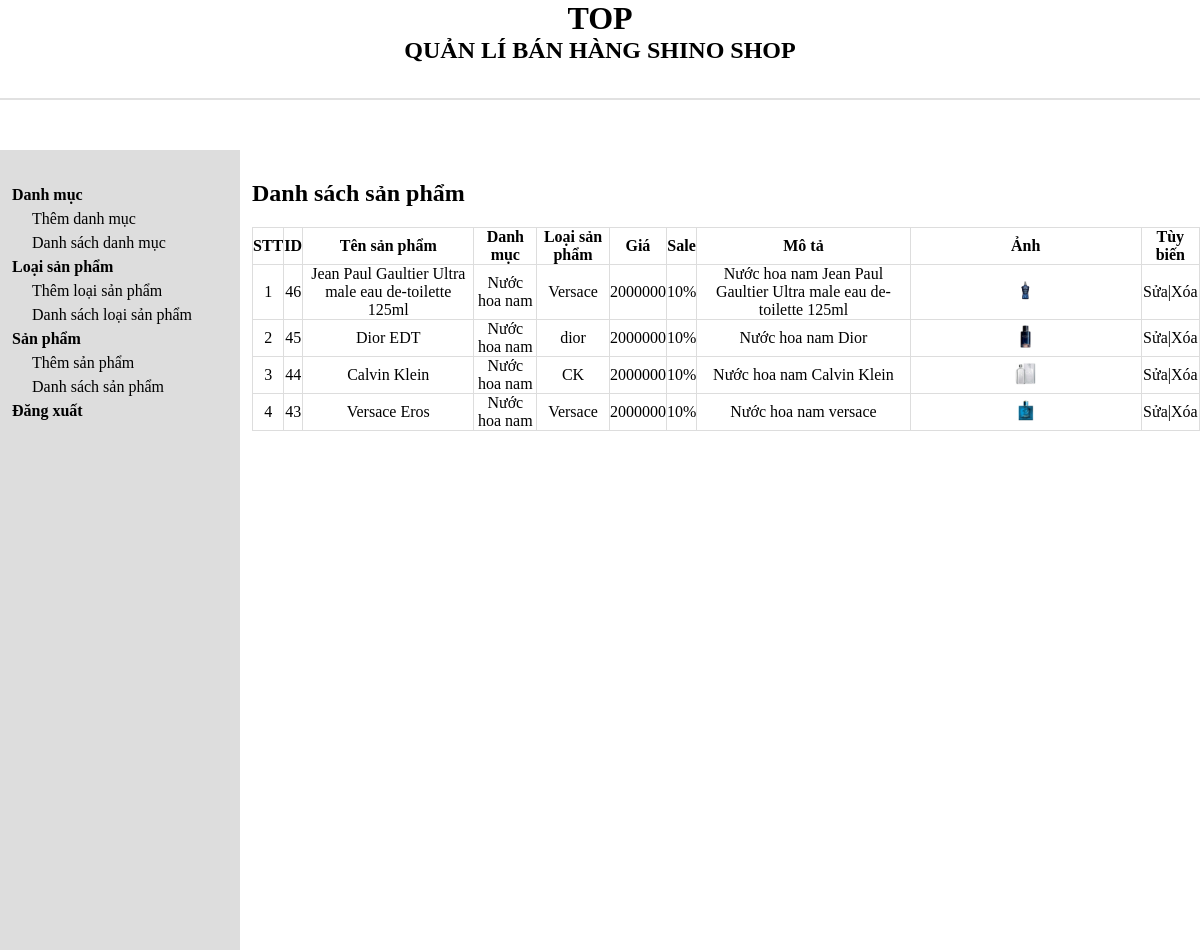
The app's page /admin/product_list.php (signed in) with its own data.
### tables this page shows
CREATE TABLE `tbl_product` (
  `product_id` int(11) UNSIGNED NOT NULL,
  `product_name` varchar(255) NOT NULL,
  `cartegory_id` int(11) UNSIGNED NOT NULL,
  `brand_id` int(11) UNSIGNED NOT NULL,
  `product_price` varchar(255) NOT NULL,
  `product_price_new` varchar(255) NOT NULL,
  `product_desc` varchar(255) NOT NULL,
  `product_img` varchar(255) NOT NULL
);

CREATE TABLE `tbl_cartegory` (
  `cartegory_id` int(11) UNSIGNED NOT NULL,
  `cartegory_name` varchar(255) NOT NULL
);

CREATE TABLE `tbl_brand` (
  `brand_id` int(11) UNSIGNED NOT NULL,
  `brand_name` varchar(255) NOT NULL,
  `cartegory_id` int(11) UNSIGNED NOT NULL
);

### lib/database.php (called while the page is built, shortened)
<?php
Class Database{
   public $host   = DB_HOST;
   public $user   = DB_USER;
   public $pass   = DB_PASS;
   public $dbname = DB_NAME;
   public $link;
private function connectDB(){
   $this->link = new mysqli($this->host, $this->user, $this->pass,
    $this->dbname);
 }
public function select($query){
  $result = $this->link->query($query) or
   die($this->link->error.__LINE__);
  if($result->num_rows > 0){
    return $result;
  } else {
    return false;
  }
 }
}

### admin/product_class.php (called while the page is built, shortened)
<?php
include '../lib/database.php';
?>
<?php
    class Product {
        private $db;
        public function __construct()
        {
            $this -> db = new Database();
        }
        public function show_product(){
        $query = "SELECT * from tbl_product as pd
        inner join tbl_brand as br
        on pd.brand_id= br.brand_id
        inner join tbl_cartegory as cat
        on cat.cartegory_id = br.cartegory_id
        order by pd.product_id desc";
            $result = $this -> db -> select($query);
            return $result;
         }
    }
?>

### admin/product_list.php (the view)
<?php
    include "product_class.php";
    include "./inc/header.php";
    include "./inc/slider.php";
?>
<?php
    $pd = new Product();
    $show_product = $pd -> show_product();
?>
       <div class="admin-content-right">
        <div class="admin-content-right-cartegory_list">
                <h1>Danh sách sản phẩm</h1>
                <table>
                    <tr>
                        <th>STT</th>
                        <th>ID</th>
                        <th>Tên sản phẩm</th>
                        <th>Danh mục</th>
                        <th>Loại sản phẩm</th>
                        <th>Giá</th>
                        <th>Sale</th>
                        <th>Mô tả</th>
                        <th>Ảnh</th>
                        <th>Tùy biến</th>
                    </tr>
                    <?php
                     if($show_product){$i=0;
                        while($result = $show_product -> fetch_assoc()){$i++;
                    ?>
                    <tr>
                        <td><?php echo $i ?></td>
                        <td><?php echo $result['product_id'] ?></td>
                        <td><?php echo $result['product_name'] ?></td>
                        <td><?php echo $result['cartegory_name'] ?></td>
                        <td><?php echo $result['brand_name'] ?></td>
                        <td><?php echo $result['product_price'] ?></td>
                        <td><?php echo $result['product_price_new'] ?></td>
                        <td><?php echo $result['product_desc'] ?></td>
                        <td> <img src="upload/<?php echo $result['product_img'] ?>"> </td>
                        <td><a href="product_edit.php?product_id=<?php echo $result['product_id'] ?>">Sửa</a>|<a href="product_delete.php?product_id=<?php echo $result['product_id'] ?>">Xóa</a></td>
                    </tr>
                    <?php
                        }
                    }
                    ?>
                </table>
            </div>
        </div>
    </section>
</body>
</html>

### admin/style.css (style rules this page uses)
* { margin: 0; padding: 0; box-sizing: border-box; color: black; outline: none; }
a { text-decoration: none; }
img { width: 10%; }
.admin-content-right { width: 80%; padding: 30px 0 0 12px; }
.admin-content-right-cartegory_list table { width: 100%; text-align: center; margin-top: 20px; }
.admin-content-right-cartegory_list table tr th,td { border: 1px solid #dddddd; }
table { border-collapse: collapse; }

### records on screen
tbl_product: product_id "46", product_name "Jean Paul Gaultier Ultra male eau de-toilette 125ml", cartegory.cartegory_name "Nước hoa nam", brand.brand_name "Versace", product_price "2000000", product_price_new "10%", product_desc "Nước hoa nam Jean Paul Gaultier Ultra male eau de-toilette 125ml", product_img (picture)
tbl_product: product_id "45", product_name "Dior EDT", cartegory.cartegory_name "Nước hoa nam", brand.brand_name "dior", product_price "2000000", product_price_new "10%", product_desc "Nước hoa nam Dior", product_img (picture)
tbl_product: product_id "44", product_name "Calvin Klein", cartegory.cartegory_name "Nước hoa nam", brand.brand_name "CK", product_price "2000000", product_price_new "10%", product_desc "Nước hoa nam Calvin Klein", product_img (picture)
tbl_product: product_id "43", product_name "Versace Eros", cartegory.cartegory_name "Nước hoa nam", brand.brand_name "Versace", product_price "2000000", product_price_new "10%", product_desc "Nước hoa nam versace", product_img (picture)
